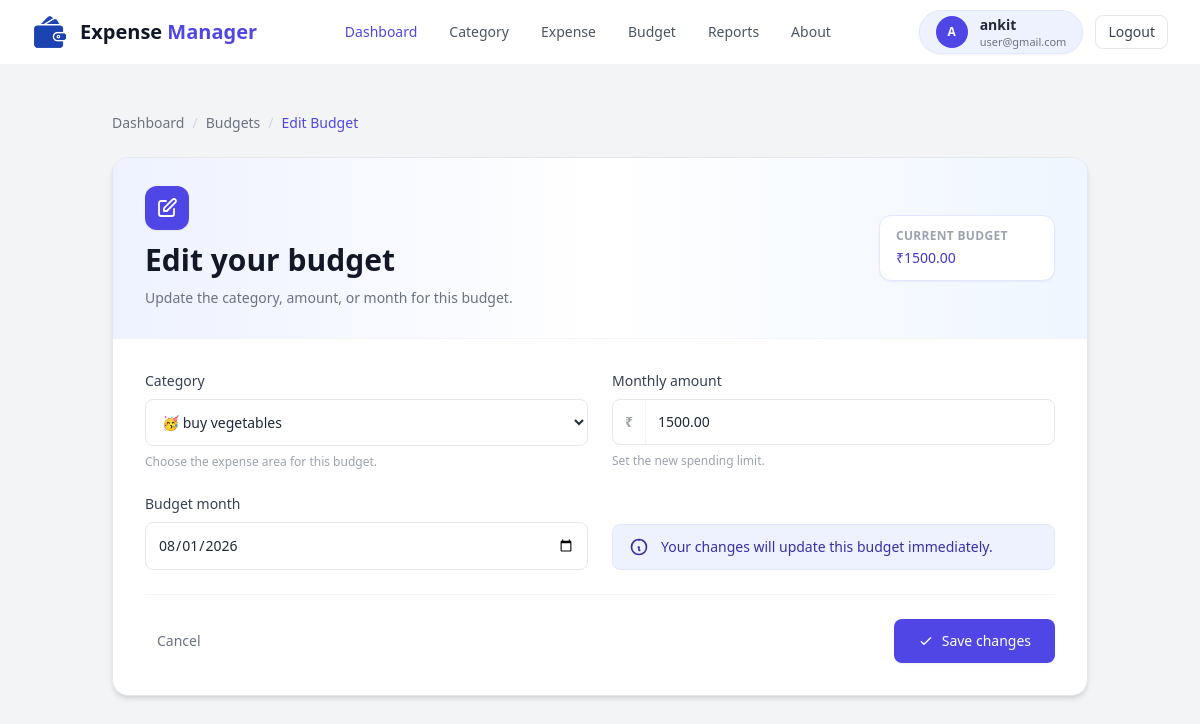
The page /edit_budget/1/ (signed in) on the database its author committed.
### expense/models.py (models this page shows, shortened)
class Budget(models.Model):
    user = models.ForeignKey(User,on_delete=models.CASCADE)
    category = models.ForeignKey(ExpenseCategory,on_delete=models.CASCADE)
    amount = models.DecimalField(max_digits=10,decimal_places=2)
    month = models.DateField()

class ExpenseCategory(models.Model):
    user = models.ForeignKey(User,on_delete=models.CASCADE,related_name="expense_categories")
    category_name = models.CharField(max_length=50)
    category_icon = models.CharField(max_length=10,default="📦")

### expense/views.py (the view)
# urls.py: path("edit_budget/<int:id>/", views.edit_budget, name="edit_budget"),
@login_required
def edit_budget(req, id):
    budget = Budget.objects.get(id=id, user=req.user)
    categories = ExpenseCategory.objects.filter(user=req.user)
    if req.method == "POST":
        budget.category_id = req.POST.get("category")
        budget.amount = req.POST.get("amount")
        budget.month = req.POST.get("month")
        budget.save()
        return redirect("view_budget")
    data = {
        "budget": budget,
        "categories" : categories
    }
    return render(req, "edit_budget.html", data)

### expense/templates/edit_budget.html (shortened to what this page needs)
{% load static %}
<!DOCTYPE html>
<html lang="en">
<head>
    <script src="https://cdn.tailwindcss.com"></script>
</head>
<body class="min-h-screen bg-gray-100 text-gray-800">
    <header class="bg-white border-b border-gray-100 sticky top-0 z-50">
        <div class="max-w-7xl mx-auto px-4 sm:px-6 lg:px-8">
            <div class="flex items-center justify-between h-16">
                <a href="{% url 'dashboard' %}" class="flex items-center gap-2 sm:gap-3 shrink-0">
                    <div class="w-8 h-8 sm:w-9 sm:h-9 flex items-center justify-center">
                        <img src="{% static 'wallet.png' %}" alt="Logo" class="h-full w-auto object-contain">
                    </div>
                    <span class="text-lg sm:text-xl font-bold text-gray-900">
                        Expense <span class="text-indigo-600">Manager</span>
                    </span>
                </a>
                <nav class="hidden md:flex items-center gap-6 lg:gap-8">
                    <a href="{% url 'dashboard' %}" class="text-sm font-medium text-indigo-600">
                        Dashboard
                    </a>
                    <a href="{% url 'add_category' %}" class="text-sm font-medium text-gray-600 hover:text-indigo-600 transition-colors">
                        Category
                    </a>
                    <a href="{% url 'add_expense' %}" class="text-sm font-medium text-gray-600 hover:text-indigo-600 transition-colors">
                        Expense
                    </a>
                    <a href="{% url 'set_budget' %}" class="text-sm font-medium text-gray-600 hover:text-indigo-600 transition-colors">
                        Budget
                    </a>
                    <a href="{% url 'reports' %}" class="text-sm font-medium text-gray-600 hover:text-indigo-600 transition-colors">
                        Reports
                    </a>
                    <a href="" class="text-sm font-medium text-gray-600 hover:text-indigo-600 transition-colors">
                        About
                    </a>
                </nav>
                <div class="flex items-center gap-2 sm:gap-3">
                    {% if request.user.is_authenticated %}
                    <div class="flex items-center gap-2 sm:gap-3 rounded-full border border-indigo-100 bg-indigo-50 px-2 sm:px-4 py-1 shadow-sm">
                        <div class="flex h-7 w-7 sm:h-8 sm:w-8 shrink-0 items-center justify-center rounded-full bg-indigo-600 text-xs font-bold text-white">
                            {% if request.user.first_name %}
                            {{ request.user.first_name|first|upper }}
                            {% else %}
                            {{ request.user.username|first|upper }}
                            {% endif %}
                        </div>
                        <div class="hidden sm:flex flex-col leading-tight max-w-[130px] lg:max-w-[200px]">
                            <span class="text-xs sm:text-sm font-semibold text-gray-800 truncate">
                                {% if request.user.first_name %}
                                {{ request.user.first_name }} {% if request.user.last_name %}{{ request.user.last_name }}{% endif %}
                                {% else %}
                                {{ request.user.username }}
                                {% endif %}
                            </span>
                            <span class="text-[10px] sm:text-[11px] text-gray-500 truncate">{{ request.user.email }}</span>
                        </div>
                    </div>
                    <a href="{% url 'logout' %}"
                        class="inline-flex items-center justify-center rounded-lg border border-gray-200 bg-white px-2.5 sm:px-3 py-1.5 text-xs sm:text-sm font-medium text-gray-700 transition hover:border-red-200 hover:text-red-600">
                        Logout
                    </a>
                    {% endif %}
                </div>
            </div>
        </div>
    </header>
    <main class="mx-auto max-w-5xl px-4 py-8 sm:px-6 lg:py-12">
        <div class="mb-6 flex flex-wrap items-center gap-2 text-sm text-gray-500">
            <a href="{% url 'dashboard' %}" class="transition hover:text-indigo-600">Dashboard</a>
            <span class="text-gray-300">/</span>
            <a href="{% url 'view_budget' %}" class="transition hover:text-indigo-600">Budgets</a>
            <span class="text-gray-300">/</span>
            <span class="font-medium text-indigo-600">Edit Budget</span>
        </div>
        <div class="overflow-hidden rounded-2xl border border-gray-200 bg-white shadow-md">
            <div class="border-b border-gray-100 bg-gradient-to-r from-indigo-50 via-white to-blue-50 px-6 py-7 sm:px-8">
                <div class="flex flex-col gap-4 sm:flex-row sm:items-center sm:justify-between">
                    <div>
                        <div class="mb-3 flex h-11 w-11 items-center justify-center rounded-xl bg-indigo-600 text-white shadow-sm">
                            <svg class="h-6 w-6" fill="none" stroke="currentColor" viewBox="0 0 24 24"><path stroke-linecap="round" stroke-linejoin="round" stroke-width="1.8" d="M11 5H6a2 2 0 00-2 2v11a2 2 0 002 2h11a2 2 0 002-2v-5m-1.414-9.414a2 2 0 112.828 2.828L11.828 15H9v-2.828l8.586-8.586z" /></svg>
                        </div>
                        <h1 class="text-2xl font-bold text-gray-900 sm:text-3xl">Edit your budget</h1>
                        <p class="mt-2 max-w-xl text-sm leading-6 text-gray-500">Update the category, amount, or month for this budget.</p>
                    </div>
                    <div class="rounded-xl border border-indigo-100 bg-white px-4 py-3 text-left shadow-sm self-start sm:self-auto sm:min-w-44">
                        <p class="text-xs font-semibold uppercase tracking-wide text-gray-400">Current budget</p>
                        <p class="mt-1 text-sm font-medium text-indigo-700">₹{{ budget.amount|floatformat:2 }}</p>
                    </div>
                </div>
            </div>
            <form method="POST" class="grid gap-6 p-6 sm:grid-cols-2 sm:p-8">
                <div>
                    <label for="category" class="mb-2 block text-sm font-medium text-gray-700">Category</label>
                    <select id="category" name="category" required class="w-full rounded-lg border border-gray-200 bg-white px-3 py-3 text-sm transition focus:border-indigo-500 focus:outline-none focus:ring-2 focus:ring-indigo-100">
                        {% for category in categories %}
                        <option value="{{ category.id }}" {% if category.id == budget.category_id %}selected{% endif %}>{{ category.category_icon }} {{ category.category_name }}</option>
                        {% endfor %}
                    </select>
                    <p class="mt-2 text-xs text-gray-400">Choose the expense area for this budget.</p>
                </div>
                <div>
                    <label for="amount" class="mb-2 block text-sm font-medium text-gray-700">Monthly amount</label>
                    <div class="flex rounded-lg border border-gray-200 bg-white transition focus-within:border-indigo-500 focus-within:ring-2 focus-within:ring-indigo-100">
                        <span class="flex items-center border-r border-gray-100 px-3 text-sm font-semibold text-gray-400">₹</span>
                        <input id="amount" name="amount" type="number" min="0" step="0.01" value="{{ budget.amount }}" required class="w-full rounded-r-lg px-3 py-3 text-sm outline-none placeholder:text-gray-300">
                    </div>
                    <p class="mt-2 text-xs text-gray-400">Set the new spending limit.</p>
                </div>
                <div>
                    <label for="month" class="mb-2 block text-sm font-medium text-gray-700">Budget month</label>
                    <input id="month" name="month" type="date" value="{{ budget.month|date:'Y-m-d' }}" required class="w-full rounded-lg border border-gray-200 bg-white px-3 py-3 text-sm transition focus:border-indigo-500 focus:outline-none focus:ring-2 focus:ring-indigo-100">
                </div>
                <div class="flex items-end">
                    <div class="flex w-full items-center gap-3 rounded-lg border border-indigo-100 bg-indigo-50 px-4 py-3 text-sm text-indigo-800">
                        <svg class="h-5 w-5 shrink-0" fill="none" stroke="currentColor" viewBox="0 0 24 24"><path stroke-linecap="round" stroke-linejoin="round" stroke-width="2" d="M13 16h-1v-4h-1m1-8h.01M12 21a9 9 0 100-18 9 9 0 000 18z" /></svg>
                        <span>Your changes will update this budget immediately.</span>
                    </div>
                </div>
                <div class="col-span-full flex flex-col-reverse justify-between gap-3 border-t border-gray-100 pt-6 sm:flex-row sm:items-center">
                    <a href="{% url 'view_budget' %}" class="inline-flex justify-center items-center rounded-lg px-3 py-2 text-sm font-medium text-gray-500 transition hover:bg-gray-50 hover:text-gray-700">Cancel</a>
                    <button type="submit" class="inline-flex items-center justify-center gap-2 rounded-lg bg-indigo-600 px-6 py-3 text-sm font-medium text-white shadow-sm transition hover:bg-indigo-700 hover:shadow-md">
                        <svg class="h-4 w-4" fill="none" stroke="currentColor" viewBox="0 0 24 24"><path stroke-linecap="round" stroke-linejoin="round" stroke-width="2" d="M5 13l4 4L19 7" /></svg>
                        Save changes
                    </button>
                </div>
            </form>
        </div>
    </main>
</body>
</html>

### rows shown on the page
Budget: amount "1500.00", category "🥳 buy vegetables", month "08/01/2026"

### other values the page prints
{{ request.user.username|first|upper }} "A"
{{ request.user.username }} "ankit"
{{ request.user.email }} "user@gmail.com"
